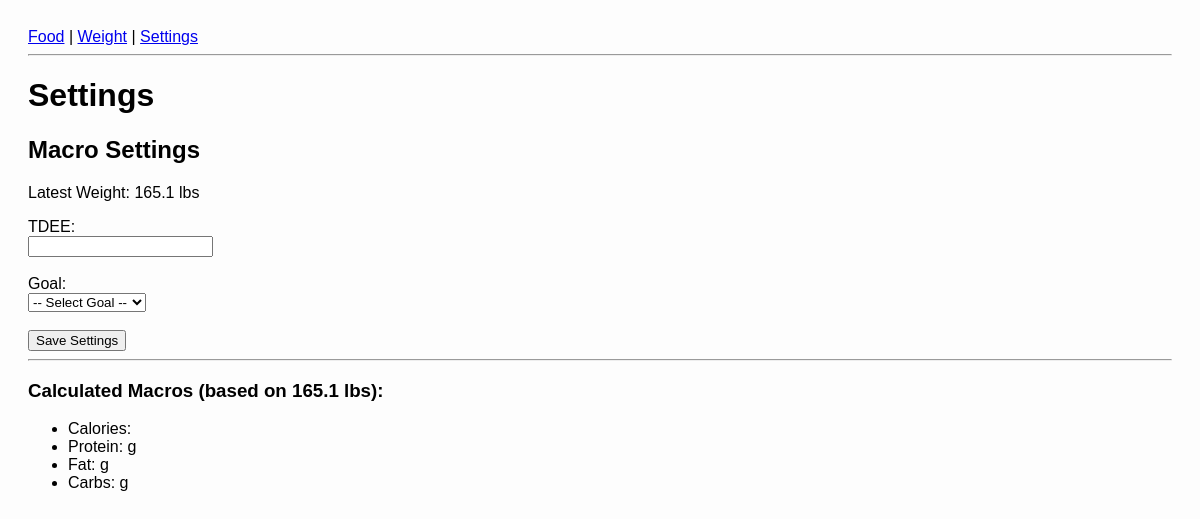
The app's page /settings, older data.
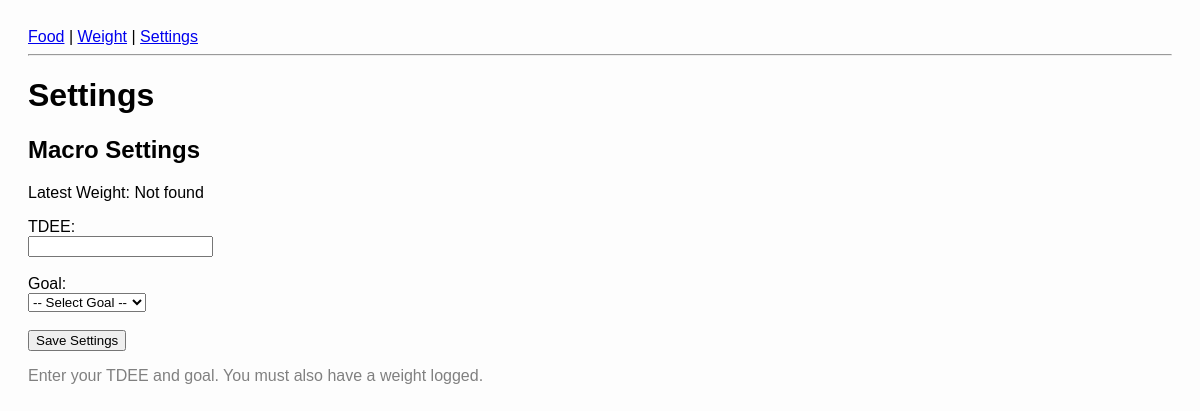
The same page, newer data.
### tables this page shows
CREATE TABLE weight_logs (
    id INTEGER PRIMARY KEY AUTOINCREMENT,
    date TEXT,
    time_of_day TEXT CHECK(time_of_day IN ('morning', 'night')),
    weight REAL
);

### main.py (the view, shortened to what this page needs)
@app.route("/settings", methods=["GET", "POST"])
def settings():
    macros = {}
    latest_weight = get_latest_weight()
    tdee = goal = None
    with sqlite3.connect(DB_NAME) as conn:
        cur = conn.cursor()
        cur.execute("SELECT tdee, goal FROM tdee_settings ORDER BY last_updated DESC LIMIT 1")
        row = cur.fetchone()
        if row:
            tdee, goal = row
    if latest_weight:
        macros["weight"] = latest_weight
    return render_template("settings.html", title="Settings", macros=macros)

### main.py (called while the page is built)
def init_db():
    if not os.path.exists(DB_NAME):
        with sqlite3.connect(DB_NAME) as conn:
            with open("schema.sql", "r") as f:
                conn.executescript(f.read())

@app.before_request
def before_request():
    init_db()

def get_latest_weight():
    with sqlite3.connect(DB_NAME) as conn:
        cur = conn.cursor()
        cur.execute("""
            SELECT weight FROM weight_logs
            ORDER BY date DESC,
                     CASE time_of_day
                         WHEN 'morning' THEN 1
                         WHEN 'night' THEN 0
                         ELSE 2
                     END
            LIMIT 1
        """)
        row = cur.fetchone()
        return row[0] if row else None

### templates/settings.html (shortened to what this page needs)
{% extends "base.html" %}
{% block content %}
<h2>Macro Settings</h2>
<p>Latest Weight: {% if macros.weight %}{{ macros.weight }} lbs{% else %}Not found{% endif %}</p>
<form method="POST">
    <label>TDEE:</label><br>
    <input type="number" name="tdee" required><br><br>
    <label>Goal:</label><br>
    <select name="goal" required>
        <option value="">-- Select Goal --</option>
    </select><br><br>
    <button type="submit">Save Settings</button>
</form>
{% if macros %}
<hr>
<h3>Calculated Macros (based on {{ macros.weight }} lbs):</h3>
<ul>
    <li>Calories: {{ macros.tdee }}</li>
    <li>Protein: {{ macros.protein }}g</li>
    <li>Fat: {{ macros.fat }}g</li>
    <li>Carbs: {{ macros.carbs }}g</li>
</ul>
{% elif macros == {} %}
<p style="color: gray">Enter your TDEE and goal. You must also have a weight logged.</p>
{% endif %}
{% endblock %}

### templates/base.html (shortened to what this page needs)
<!DOCTYPE html>
<html lang="en">
<head>
    <link rel="stylesheet" href="{{ url_for('static', filename='style.css') }}">
</head>
<body>
    <nav>
        <a href="/food">Food</a> |
        <a href="/weight">Weight</a> |
        <a href="/settings">Settings</a>
    </nav>
    <hr>
    <h1>{{ title }}</h1>
    {% block content %}{% endblock %}
</body>
</html>

### static/style.css (style rules this page uses)
body { font-family: sans-serif; padding: 20px; background-color: #fdfdfd; }

Row changes from the older to the newer data that the page shows:
removed weight_logs: weight "165.1"
Text that changed along with them:
text no longer shown: "lbs Calculated Macros (based on lbs): Calories: Protein: g Fat: g Carbs: g"
text now shown: "Not found Enter your TDEE and goal. You must also have a weight logged."
